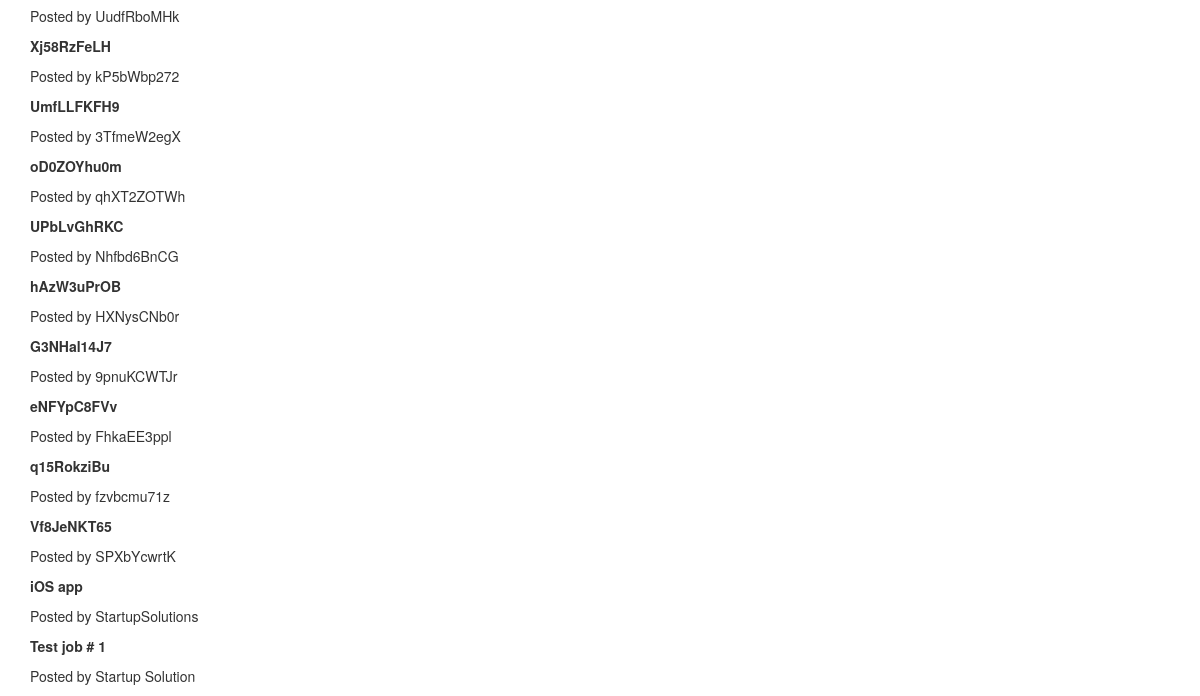
Before: /employers/jobs (lower part) with the older database file.
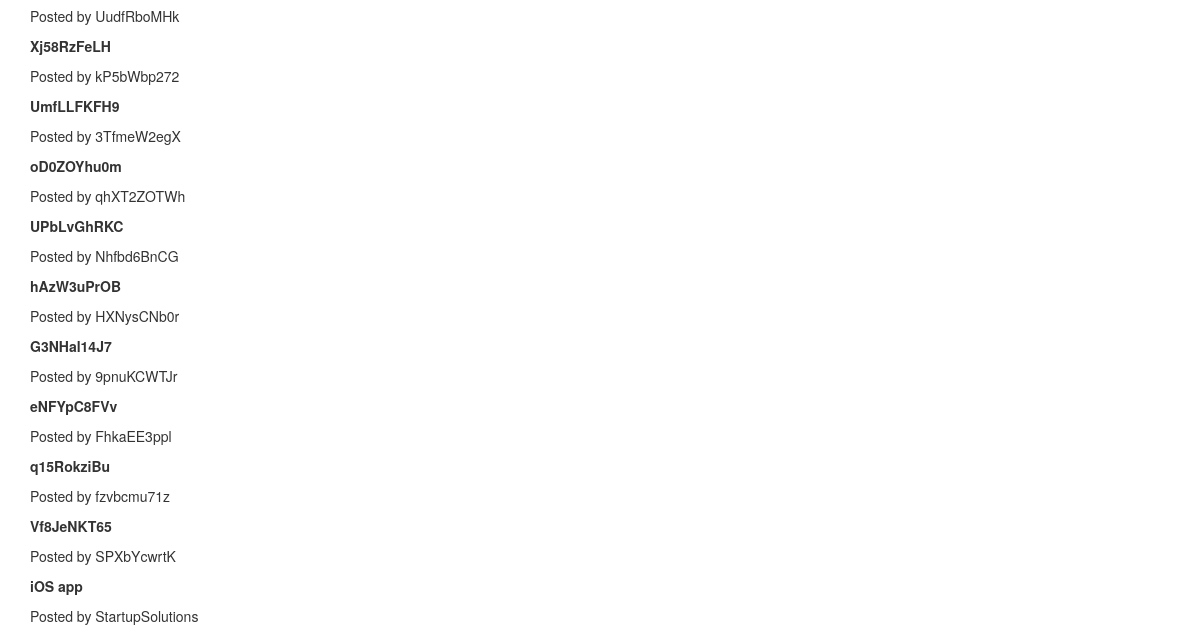
After: the same page with the newer database file.
### app/models.py (models this page shows, shortened)
class Job(db.Model):
    id = db.Column(db.Integer, primary_key=True)
    name = db.Column(db.String(64), index=True)
    job_description = db.Column(db.String(1000))
    offer_price = db.Column(db.Integer, index=True)
    job_type = db.Column(db.String(200), index=True)
    equity_job = db.Column(db.Boolean)
    posted_on = db.Column(db.DateTime)
    estimated_developement_time = db.Column(db.String(40), index=True)
    is_complete = db.Column(db.Boolean)
    startup_id = db.Column(db.Integer, db.ForeignKey('startup.id'))
    user_id = db.Column(db.Integer, db.ForeignKey('user.id'))
    def info(self):
        return '<Job {0}>'.format(self.name)
    __repr__ = info

class Startup(UserMixin, db.Model):
    id = db.Column(db.Integer, primary_key=True)
    company_name = db.Column(db.String(64), index=True, unique=True)
    founded_date = db.Column(db.DateTime, index=True, default=datetime.utcnow)
    website = db.Column(db.String(64), unique=True, index=True)
    email = db.Column(db.String(64), unique=True, index=True)
    """
    information that should be available to developers who
    are considering taking equity in the firm
    """
    access_to_financials = db.Column(db.Boolean) # this can be marked with a check mark
    previously_funded = db.Column(db.Boolean) # this can be marked with a check
    certificate_of_incorporation = db.Column(db.Boolean, default=True)
    state_of_incorporation = db.Column(db.String(64), default='Delaware')
    company_type = db.Column(db.String(64), default='C-Corp')
    taxID = db.Column(db.String(64), default='00-0000000')
    description = db.Column(db.String(1000))
    user_id = db.Column(db.Integer, db.ForeignKey('user.id'))
    logo_data = db.Column(db.String(400))
    jobs = db.relationship('Job', backref='company', lazy='dynamic')
    reviews = db.relationship('Reviews', backref='company', lazy='dynamic')
    def info(self):
        return "<Startup {0}>".format(self.company_name)
    __repr__ = info

### app/routes.py (the view)
@app.route('/employers/jobs')
def jobs_available():
    return render_template("dashboards/jobs_available.html", title='Jobs available', j=Job)

### app/routes.py (called while the page is built)
@app.before_request
def before_request():
    if current_user.is_authenticated:
        current_user.last_seen = datetime.utcnow()
        db.session.commit()

### app/templates/dashboards/jobs_available.html (shortened to what this page needs)
{% extends "base.html" %}
{% block app_content %}
{% with p = j.query.all() %}
  {% for job in p %}
    <b><p>{{ job.name }}</p></b>
    <p> Posted by {{ job.company.company_name }}</p>
  {% endfor %}
{% endwith %}
{% endblock %}

Changed rows visible on the page:
removed Job: name "Test job # 1", company.company_name "Startup Solution"
